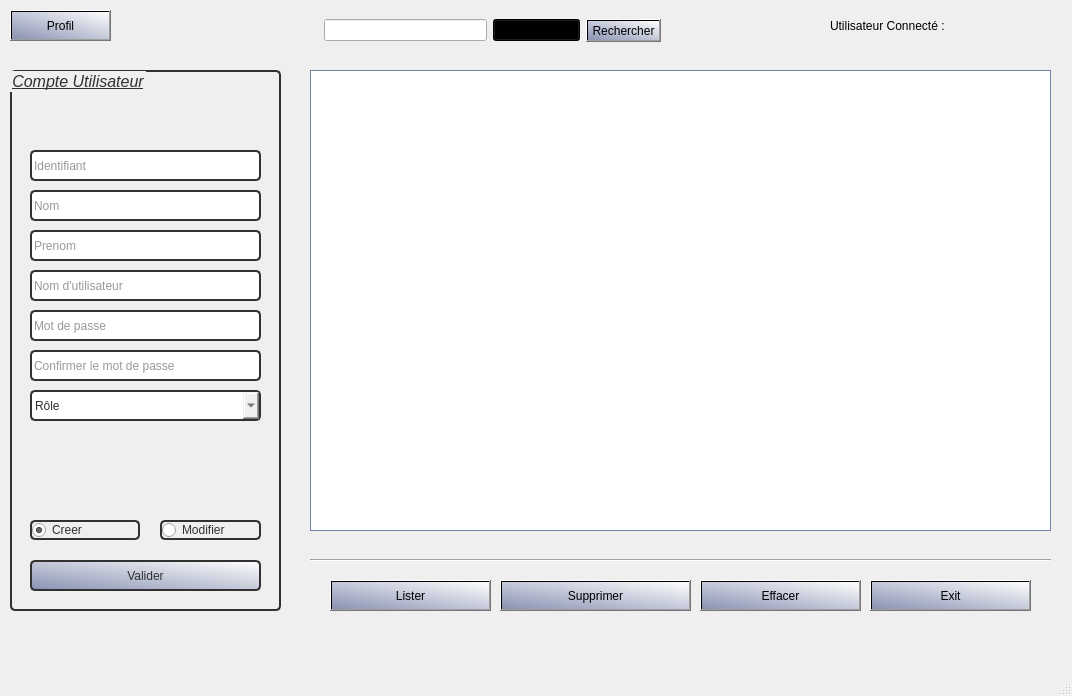
<?xml version="1.0" encoding="UTF-8"?>
<ui version="4.0">
 <class>UIAdministrateur</class>
 <widget class="QMainWindow" name="UIAdministrateur">
  <property name="enabled">
   <bool>true</bool>
  </property>
  <property name="geometry">
   <rect>
    <x>0</x>
    <y>0</y>
    <width>1072</width>
    <height>696</height>
   </rect>
  </property>
  <property name="windowTitle">
   <string>Interface Administrateur</string>
  </property>
  <property name="windowIcon">
   <iconset resource="Ressources.qrc">
    <normaloff>:/images/images/bg.jpg</normaloff>:/images/images/bg.jpg</iconset>
  </property>
  <property name="styleSheet">
   <string notr="true"/>
  </property>
  <widget class="QWidget" name="centralwidget">
   <widget class="QWidget" name="widget" native="true">
    <property name="geometry">
     <rect>
      <x>0</x>
      <y>0</y>
      <width>1061</width>
      <height>641</height>
     </rect>
    </property>
    <property name="styleSheet">
     <string notr="true"/>
    </property>
    <widget class="QTableView" name="tableView">
     <property name="geometry">
      <rect>
       <x>310</x>
       <y>70</y>
       <width>741</width>
       <height>461</height>
      </rect>
     </property>
     <property name="styleSheet">
      <string notr="true">border: 1px solid;
border-color: rgb(112, 132, 162);</string>
     </property>
    </widget>
    <widget class="QWidget" name="horizontalLayoutWidget_4">
     <property name="geometry">
      <rect>
       <x>830</x>
       <y>10</y>
       <width>221</width>
       <height>31</height>
      </rect>
     </property>
     <layout class="QHBoxLayout" name="horizontalLayout_4">
      <item>
       <widget class="QLabel" name="labelUtilisateurConnecteTitre">
        <property name="text">
         <string>Utilisateur Connecté :</string>
        </property>
       </widget>
      </item>
      <item>
       <widget class="QLabel" name="labelUtilisateurConnecte">
        <property name="text">
         <string>&lt;dynamic&gt;</string>
        </property>
       </widget>
      </item>
     </layout>
    </widget>
    <widget class="QWidget" name="horizontalLayoutWidget_3">
     <property name="geometry">
      <rect>
       <x>160</x>
       <y>10</y>
       <width>501</width>
       <height>41</height>
      </rect>
     </property>
     <layout class="QHBoxLayout" name="horizontalLayout_3">
      <item>
       <spacer name="horizontalSpacer_2">
        <property name="orientation">
         <enum>Qt::Horizontal</enum>
        </property>
        <property name="sizeHint" stdset="0">
         <size>
          <width>40</width>
          <height>20</height>
         </size>
        </property>
       </spacer>
      </item>
      <item>
       <widget class="QLineEdit" name="lineEditRechercher"/>
      </item>
      <item>
       <widget class="QComboBox" name="comboBoxRechercherPar">
        <property name="styleSheet">
         <string notr="true">background-color: qlineargradient(spread:pad, x1:0, y1:1, x2:1, y2:0, stop:0 rgba(137, 146, 178, 255), stop:1 rgba(255, 255, 255, 255));</string>
        </property>
        <property name="currentIndex">
         <number>0</number>
        </property>
        <item>
         <property name="text">
          <string>Id</string>
         </property>
        </item>
        <item>
         <property name="text">
          <string>Username</string>
         </property>
        </item>
       </widget>
      </item>
      <item>
       <widget class="QPushButton" name="pushButtonRechercher">
        <property name="styleSheet">
         <string notr="true">background-color: qlineargradient(spread:pad, x1:0, y1:1, x2:1, y2:0, stop:0 rgba(137, 146, 178, 255), stop:1 rgba(255, 255, 255, 255));</string>
        </property>
        <property name="text">
         <string>Rechercher</string>
        </property>
       </widget>
      </item>
     </layout>
    </widget>
    <widget class="Line" name="line">
     <property name="geometry">
      <rect>
       <x>310</x>
       <y>550</y>
       <width>741</width>
       <height>20</height>
      </rect>
     </property>
     <property name="styleSheet">
      <string notr="true">color: rgb(0, 0, 127);</string>
     </property>
     <property name="orientation">
      <enum>Qt::Horizontal</enum>
     </property>
    </widget>
    <widget class="QPushButton" name="pushButtonProfil">
     <property name="geometry">
      <rect>
       <x>10</x>
       <y>10</y>
       <width>101</width>
       <height>31</height>
      </rect>
     </property>
     <property name="toolTip">
      <string>Consulter mon profil ...</string>
     </property>
     <property name="styleSheet">
      <string notr="true">background-color: qlineargradient(spread:pad, x1:0, y1:1, x2:1, y2:0, stop:0 rgba(137, 146, 178, 255), stop:1 rgba(255, 255, 255, 255));</string>
     </property>
     <property name="text">
      <string>Profil</string>
     </property>
    </widget>
    <widget class="QGroupBox" name="groupBox">
     <property name="geometry">
      <rect>
       <x>10</x>
       <y>70</y>
       <width>271</width>
       <height>541</height>
      </rect>
     </property>
     <property name="font">
      <font>
       <pointsize>12</pointsize>
       <italic>true</italic>
       <underline>true</underline>
      </font>
     </property>
     <property name="styleSheet">
      <string notr="true">border-radius: 5px;
background-color: rgba(255, 255, 255, .0);
border: 2px solid rgb(49, 49, 49);
color: rgb(49, 49, 49);</string>
     </property>
     <property name="title">
      <string>Compte Utilisateur</string>
     </property>
     <widget class="QLineEdit" name="lineEditId">
      <property name="enabled">
       <bool>false</bool>
      </property>
      <property name="geometry">
       <rect>
        <x>20</x>
        <y>80</y>
        <width>231</width>
        <height>31</height>
       </rect>
      </property>
      <property name="styleSheet">
       <string notr="true">border-radius: 5px;
background-color: rgba(255, 255, 255, .0);
border: 2px solid rgb(49, 49, 49);
color: rgb(49, 49, 49);</string>
      </property>
      <property name="placeholderText">
       <string>Identifiant</string>
      </property>
     </widget>
     <widget class="QLineEdit" name="lineEditUsername">
      <property name="geometry">
       <rect>
        <x>20</x>
        <y>200</y>
        <width>231</width>
        <height>31</height>
       </rect>
      </property>
      <property name="placeholderText">
       <string>Nom d'utilisateur</string>
      </property>
     </widget>
     <widget class="QLineEdit" name="lineEditPassword">
      <property name="geometry">
       <rect>
        <x>20</x>
        <y>240</y>
        <width>231</width>
        <height>31</height>
       </rect>
      </property>
      <property name="styleSheet">
       <string notr="true">border-radius: 5px;
background-color: rgba(255, 255, 255, .0);
border-bottom: 2px solid rgb(49, 49, 49);
color: rgb(49, 49, 49);</string>
      </property>
      <property name="echoMode">
       <enum>QLineEdit::Password</enum>
      </property>
      <property name="placeholderText">
       <string>Mot de passe</string>
      </property>
     </widget>
     <widget class="QLineEdit" name="lineEditConfirmPassword">
      <property name="geometry">
       <rect>
        <x>20</x>
        <y>280</y>
        <width>231</width>
        <height>31</height>
       </rect>
      </property>
      <property name="styleSheet">
       <string notr="true">border-radius: 5px;
background-color: rgba(255, 255, 255, .0);
border: 2px solid rgb(49, 49, 49);
color: rgb(49, 49, 49);</string>
      </property>
      <property name="echoMode">
       <enum>QLineEdit::Password</enum>
      </property>
      <property name="placeholderText">
       <string>Confirmer le mot de passe</string>
      </property>
     </widget>
     <widget class="QComboBox" name="comboBoxRole">
      <property name="geometry">
       <rect>
        <x>20</x>
        <y>320</y>
        <width>231</width>
        <height>31</height>
       </rect>
      </property>
      <property name="currentIndex">
       <number>0</number>
      </property>
      <item>
       <property name="text">
        <string>Rôle</string>
       </property>
      </item>
      <item>
       <property name="text">
        <string>Etudiant</string>
       </property>
      </item>
      <item>
       <property name="text">
        <string>Formateur</string>
       </property>
      </item>
      <item>
       <property name="text">
        <string>Responsable</string>
       </property>
      </item>
      <item>
       <property name="text">
        <string>Administrateur</string>
       </property>
      </item>
     </widget>
     <widget class="QLineEdit" name="lineEditPrenom">
      <property name="geometry">
       <rect>
        <x>20</x>
        <y>160</y>
        <width>231</width>
        <height>31</height>
       </rect>
      </property>
      <property name="placeholderText">
       <string>Prenom</string>
      </property>
     </widget>
     <widget class="QLineEdit" name="lineEditNom">
      <property name="geometry">
       <rect>
        <x>20</x>
        <y>120</y>
        <width>231</width>
        <height>31</height>
       </rect>
      </property>
      <property name="placeholderText">
       <string>Nom</string>
      </property>
     </widget>
     <widget class="QRadioButton" name="radioButtonModifier">
      <property name="geometry">
       <rect>
        <x>150</x>
        <y>450</y>
        <width>101</width>
        <height>20</height>
       </rect>
      </property>
      <property name="text">
       <string>Modifier</string>
      </property>
     </widget>
     <widget class="QRadioButton" name="radioButtonCreer">
      <property name="geometry">
       <rect>
        <x>20</x>
        <y>450</y>
        <width>110</width>
        <height>20</height>
       </rect>
      </property>
      <property name="text">
       <string>Creer</string>
      </property>
      <property name="checked">
       <bool>true</bool>
      </property>
     </widget>
     <widget class="QPushButton" name="pushButtonValider">
      <property name="geometry">
       <rect>
        <x>20</x>
        <y>490</y>
        <width>231</width>
        <height>31</height>
       </rect>
      </property>
      <property name="cursor">
       <cursorShape>PointingHandCursor</cursorShape>
      </property>
      <property name="styleSheet">
       <string notr="true">background-color: qlineargradient(spread:pad, x1:0, y1:1, x2:1, y2:0, stop:0 rgba(137, 146, 178, 255), stop:1 rgba(255, 255, 255, 255));</string>
      </property>
      <property name="text">
       <string>Valider</string>
      </property>
     </widget>
    </widget>
    <widget class="QPushButton" name="pushButtonLister">
     <property name="geometry">
      <rect>
       <x>330</x>
       <y>580</y>
       <width>161</width>
       <height>31</height>
      </rect>
     </property>
     <property name="cursor">
      <cursorShape>PointingHandCursor</cursorShape>
     </property>
     <property name="styleSheet">
      <string notr="true">background-color: qlineargradient(spread:pad, x1:0, y1:1, x2:1, y2:0, stop:0 rgba(137, 146, 178, 255), stop:1 rgba(255, 255, 255, 255));</string>
     </property>
     <property name="text">
      <string>Lister</string>
     </property>
    </widget>
    <widget class="QPushButton" name="pushButtonSupprimer">
     <property name="geometry">
      <rect>
       <x>500</x>
       <y>580</y>
       <width>191</width>
       <height>31</height>
      </rect>
     </property>
     <property name="cursor">
      <cursorShape>PointingHandCursor</cursorShape>
     </property>
     <property name="styleSheet">
      <string notr="true">background-color: qlineargradient(spread:pad, x1:0, y1:1, x2:1, y2:0, stop:0 rgba(137, 146, 178, 255), stop:1 rgba(255, 255, 255, 255));</string>
     </property>
     <property name="text">
      <string>Supprimer</string>
     </property>
    </widget>
    <widget class="QPushButton" name="pushButtonEffacer">
     <property name="geometry">
      <rect>
       <x>700</x>
       <y>580</y>
       <width>161</width>
       <height>31</height>
      </rect>
     </property>
     <property name="cursor">
      <cursorShape>PointingHandCursor</cursorShape>
     </property>
     <property name="styleSheet">
      <string notr="true">background-color: qlineargradient(spread:pad, x1:0, y1:1, x2:1, y2:0, stop:0 rgba(137, 146, 178, 255), stop:1 rgba(255, 255, 255, 255));</string>
     </property>
     <property name="text">
      <string>Effacer</string>
     </property>
    </widget>
    <widget class="QPushButton" name="pushButtonExit">
     <property name="geometry">
      <rect>
       <x>870</x>
       <y>580</y>
       <width>161</width>
       <height>31</height>
      </rect>
     </property>
     <property name="cursor">
      <cursorShape>PointingHandCursor</cursorShape>
     </property>
     <property name="styleSheet">
      <string notr="true">background-color: qlineargradient(spread:pad, x1:0, y1:1, x2:1, y2:0, stop:0 rgba(137, 146, 178, 255), stop:1 rgba(255, 255, 255, 255));</string>
     </property>
     <property name="text">
      <string>Exit</string>
     </property>
    </widget>
   </widget>
  </widget>
  <widget class="QMenuBar" name="menubar">
   <property name="geometry">
    <rect>
     <x>0</x>
     <y>0</y>
     <width>1072</width>
     <height>26</height>
    </rect>
   </property>
  </widget>
  <widget class="QStatusBar" name="statusbar"/>
 </widget>
 <resources>
  <include location="Ressources.qrc"/>
 </resources>
 <connections/>
</ui>
